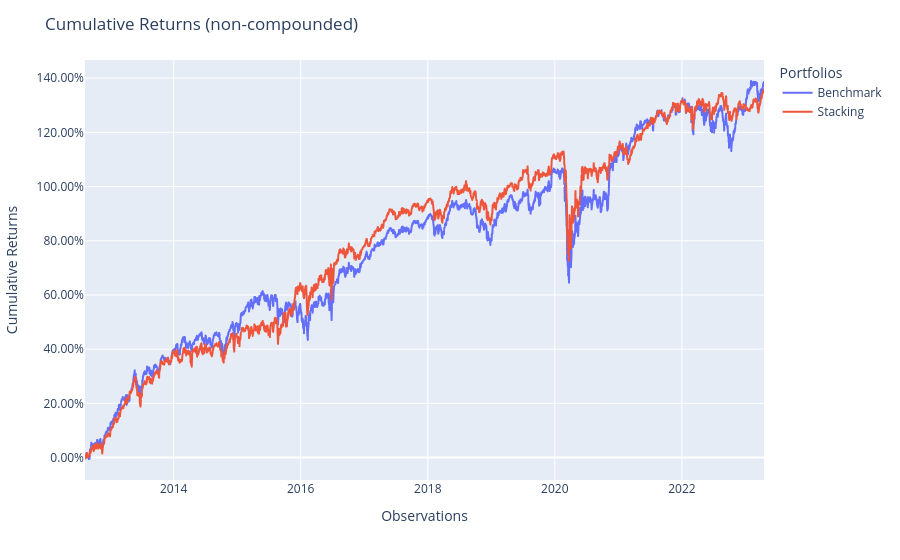

Write notebook code for a chart like this one.
### Code cell
population.plot_cumulative_returns()

### Figure 1 — Plotly figure (JSON) as saved in the notebook; plotly's stock layout.template omitted (floating-point values rounded to 4 significant figures; data arrays with more than 128 entries replaced by an {"elided": "..."} marker saying what was removed)
{"data": [{"hovertemplate": "variable=Benchmark<br>index=%{x}<br>value=%{y}<extra></extra>", "legendgroup": "Benchmark", "line": {"color": "#636efa", "dash": "solid"}, "marker": {"symbol": "circle"}, "mode": "lines", "name": "Benchmark", "showlegend": true, "type": "scattergl", "x": {"elided": "2700 str values"}, "xaxis": "x", "y": {"elided": "2700 float values"}, "yaxis": "y"}, {"hovertemplate": "variable=Stacking<br>index=%{x}<br>value=%{y}<extra></extra>", "legendgroup": "Stacking", "line": {"color": "#EF553B", "dash": "solid"}, "marker": {"symbol": "circle"}, "mode": "lines", "name": "Stacking", "showlegend": true, "type": "scattergl", "x": {"elided": "2700 str values"}, "xaxis": "x", "y": {"elided": "2700 float values"}, "yaxis": "y"}], "layout": {"legend": {"title": {"text": "Portfolios"}, "tracegroupgap": 0}, "margin": {"t": 60}, "title": {"text": "Cumulative Returns (non-compounded)"}, "xaxis": {"anchor": "y", "domain": [0, 1], "title": {"text": "Observations"}}, "yaxis": {"anchor": "x", "domain": [0, 1], "tickformat": ".2%", "title": {"text": "Cumulative Returns"}}}}
